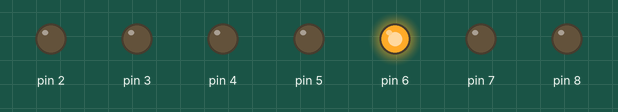
The sketch below on a simulated Arduino Uno, built with avr-gcc and run on an emulated ATmega328P. On the bench: output pins drawn as LEDs (lit = HIGH).

Above: at 0.7 s.
At 3.7 s:
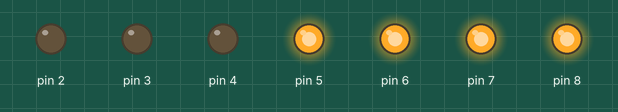
At 5.2 s:
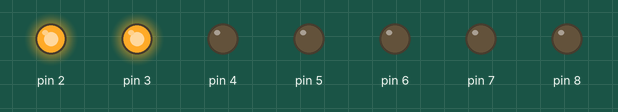
At 8.2 s:
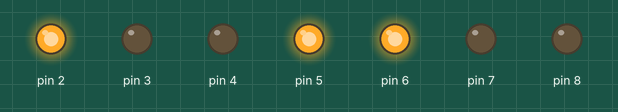
At 12.7 s:
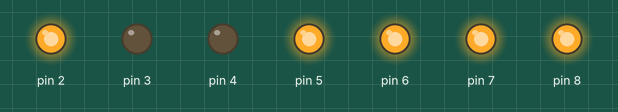
At 17.2 s:
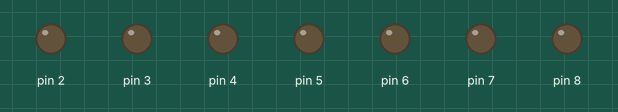
Timing chart, 0 to 19.5 s (numbered marks = the images above):
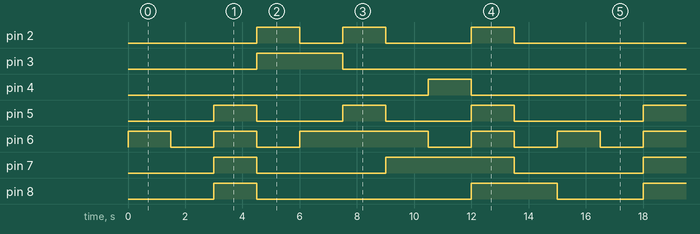

Measured:
- by itself, pin 2: repeats every 15.0 s: LOW 1.5 s, HIGH 1.5 s, LOW 3.0 s, HIGH 1.5 s, LOW 6.0 s, HIGH 1.5 s
- by itself, pin 3: alternates HIGH for 3.0 s and LOW for 12.0 s
- by itself, pin 4: alternates HIGH for 1.5 s and LOW for 13.5 s
- by itself, pin 5: repeats every 15.0 s: 2 × (LOW 3.0 s, HIGH 1.5 s), LOW 4.5 s, HIGH 1.5 s
- by itself, pin 6: repeats every 15.0 s: LOW 1.5 s, HIGH 1.5 s, LOW 1.5 s, HIGH 4.5 s, 2 × (LOW 1.5 s, HIGH 1.5 s)
- by itself, pin 7: repeats every 15.0 s: LOW 4.5 s, HIGH 4.5 s, LOW 4.5 s, HIGH 1.5 s
- by itself, pin 8: repeats every 15.0 s: LOW 7.5 s, HIGH 3.0 s, LOW 3.0 s, HIGH 1.5 s

The sketch:

ExcerciseVI.ino
```cpp
void setup() {
  // put your setup code here, to run once:
  Serial.begin(9600);
  pinMode(2, OUTPUT);
  pinMode(3, OUTPUT);
  pinMode(4, OUTPUT);
  pinMode(5, OUTPUT);
  pinMode(6, OUTPUT);
  pinMode(7, OUTPUT);
  pinMode(8, OUTPUT);
}

void loop() {
  // put your main code here, to run repeatedly:
  // 9
  digitalWrite(2, LOW);
  digitalWrite(3, LOW);
  digitalWrite(4, LOW);
  digitalWrite(5, LOW);
  digitalWrite(6, HIGH);
  digitalWrite(7, LOW);
  digitalWrite(8, LOW);
  delay(1500);
  // 8
  digitalWrite(2, LOW);
  digitalWrite(3, LOW);
  digitalWrite(4, LOW);
  digitalWrite(5, LOW);
  digitalWrite(6, LOW);
  digitalWrite(7, LOW);
  digitalWrite(8, LOW);
  delay(1500);
  // 7
  digitalWrite(2, LOW);
  digitalWrite(3, LOW);
  digitalWrite(4, LOW);
  digitalWrite(5, HIGH);
  digitalWrite(6, HIGH);
  digitalWrite(7, HIGH);
  digitalWrite(8, HIGH);
  delay(1500);
  // 6
  digitalWrite(2, HIGH);
  digitalWrite(3, HIGH);
  digitalWrite(4, LOW);
  digitalWrite(5, LOW);
  digitalWrite(6, LOW);
  digitalWrite(7, LOW);
  digitalWrite(8, LOW);
  delay(1500);
  // 5
  digitalWrite(2, LOW);
  digitalWrite(3, HIGH);
  digitalWrite(4, LOW);
  digitalWrite(5, LOW);
  digitalWrite(6, HIGH);
  digitalWrite(7, LOW);
  digitalWrite(8, LOW);
  delay(1500);
  // 4
  digitalWrite(2, HIGH);
  digitalWrite(3, LOW);
  digitalWrite(4, LOW);
  digitalWrite(5, HIGH);
  digitalWrite(6, HIGH);
  digitalWrite(7, LOW);
  digitalWrite(8, LOW);
  delay(1500);
  // 3
  digitalWrite(2, LOW);
  digitalWrite(3, LOW);
  digitalWrite(4, LOW);
  digitalWrite(5, LOW);
  digitalWrite(6, HIGH);
  digitalWrite(7, HIGH);
  digitalWrite(8, LOW);
  delay(1500);
  // 2
  digitalWrite(2, LOW);
  digitalWrite(3, LOW);
  digitalWrite(4, HIGH);
  digitalWrite(5, LOW);
  digitalWrite(6, LOW);
  digitalWrite(7, HIGH);
  digitalWrite(8, LOW);
  delay(1500);
  // 1
  digitalWrite(2, HIGH);
  digitalWrite(3, LOW);
  digitalWrite(4, LOW);
  digitalWrite(5, HIGH);
  digitalWrite(6, HIGH);
  digitalWrite(7, HIGH);
  digitalWrite(8, HIGH);
  delay(1500);
  // 0
  digitalWrite(2, LOW);
  digitalWrite(3, LOW);
  digitalWrite(4, LOW);
  digitalWrite(5, LOW);
  digitalWrite(6, LOW);
  digitalWrite(7, LOW);
  digitalWrite(8, HIGH);
  delay(1500);
}
```
